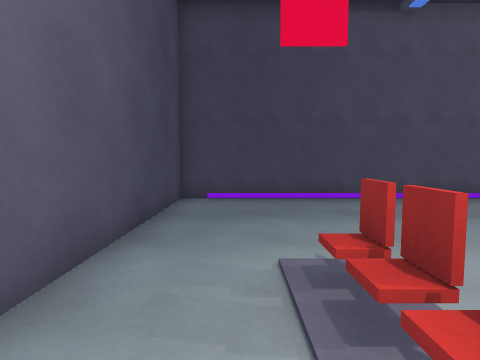
View 1 (above)

17 first-person views from a walk through a Unity game level. The camera is 1.2 m above the floor, tilts 4° down and sees 80° across. The floor is counted in squares, 1 m on a side. Each view is taken from the middle of a square. On the plan, view 1 faces up. The plan holds only what a view shows up to about 13 squares ahead; the rest is blank. The place goes on beyond the plan. The player character is not drawn.

View 2
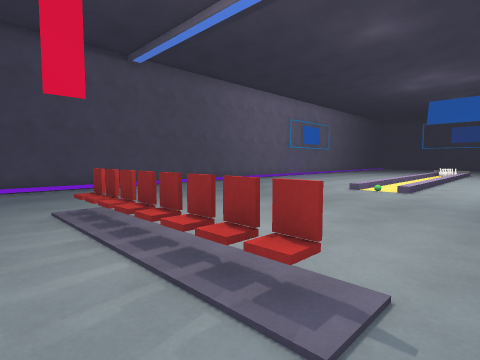

View 3
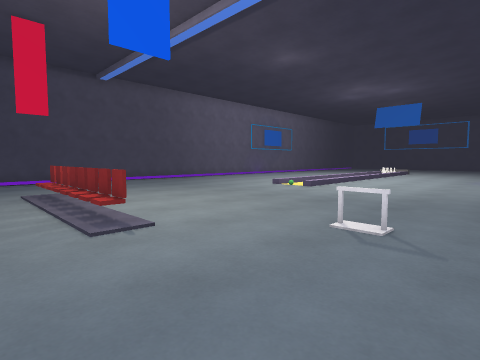

View 4
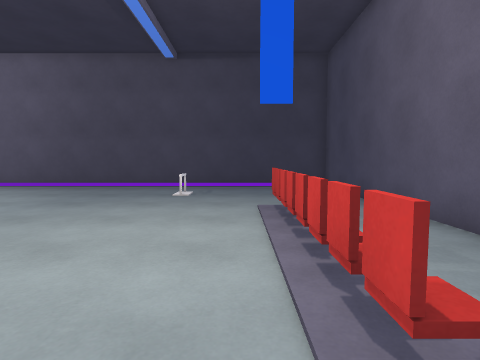

View 5
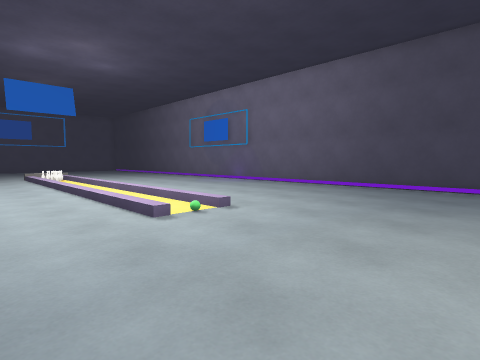

View 6
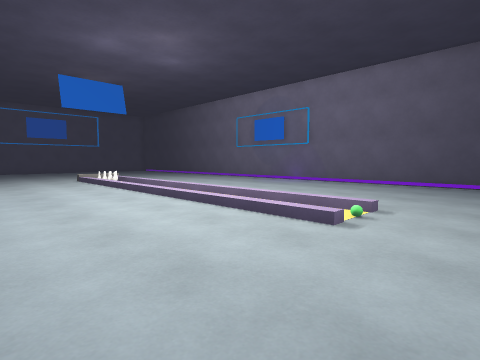

View 7
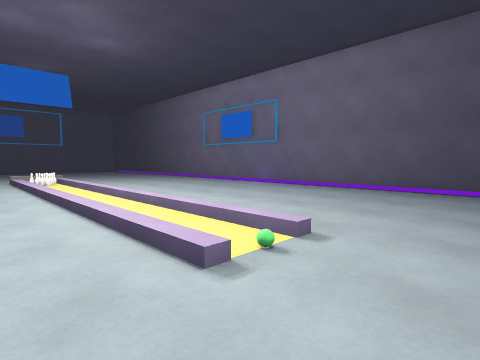

View 8
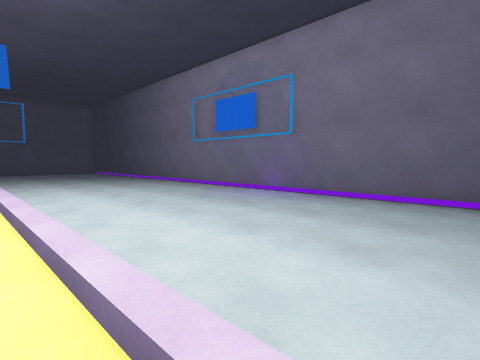

View 9
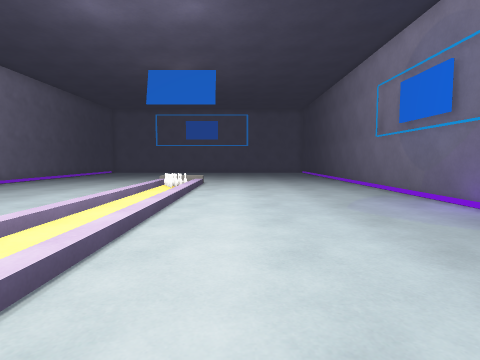

View 10
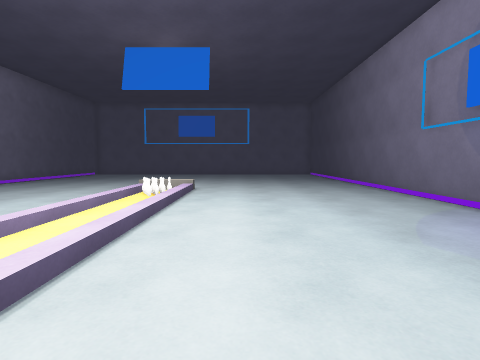

View 11
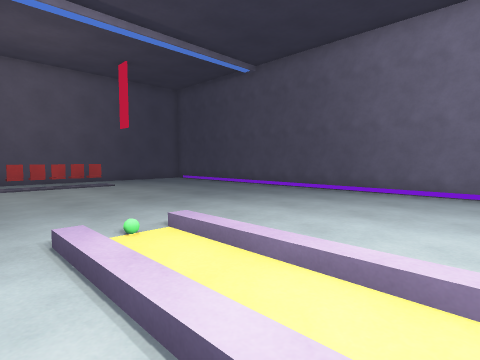

View 12
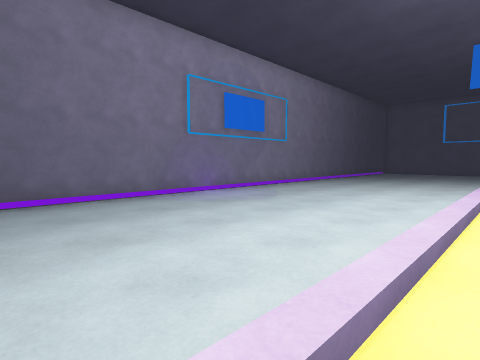

View 13
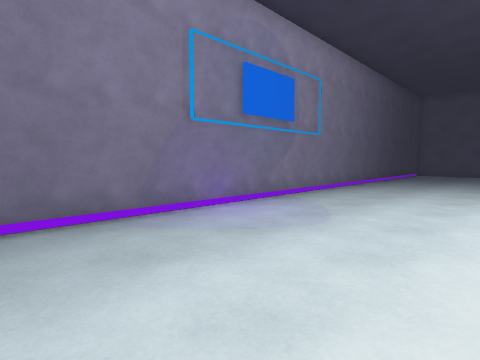

View 14
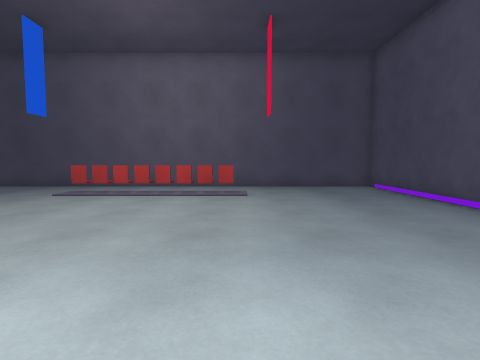

View 15
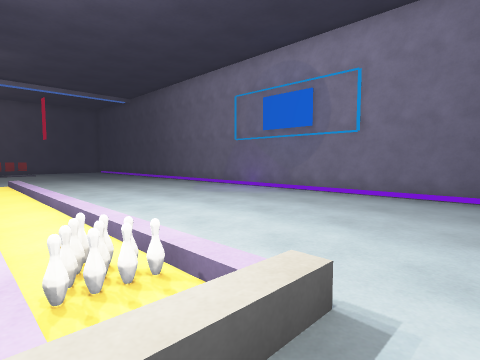

View 16
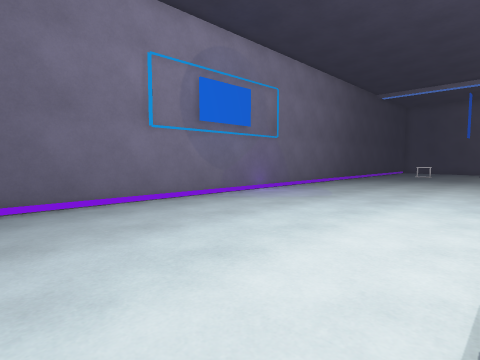

View 17
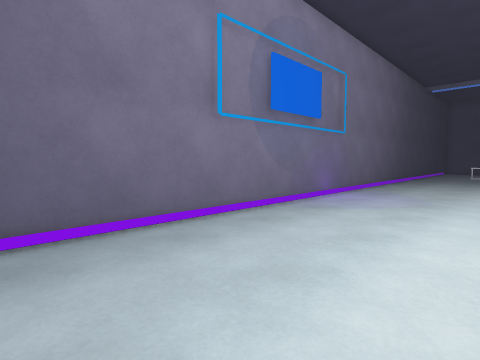

### Floor plan
Key: @ floor where view 1 was taken; # wall or solid block; x gap in a wall; . floor; / step, stairs or slope; O other object.
Columns run from 2 left of view 1 to 27 right of it. Each row starts with its distance up from view 1.
  9 #############################
  8 #............................
  7 #.............................
  6 #.............................
  5 #.............................
  4 #.............................
  3 #.............................
  2 #..x..........................
  1 #..x.........////////////////.
  0 #.@......................OO./
 -1 #..x.........////////////////.
 -2 #..x..........................
 -3 #.............................
 -4 #.............................
 -5 #.............................
 -6 #.....O.......................
 -7 #.............................
 -8 #. ...........................
 -9 ##############################

Where each view was taken, in squares from view 1:
view 1: 0 up, 0 right, facing up
view 2: 4 down, 1 left, facing up-right
view 3: 8 down, 1 left, facing up-right
view 4: 4 up, 2 right, facing down
view 5: 4 up, 5 right, facing down-right
view 6: 6 up, 8 right, facing down-right
view 7: 3 up, 8 right, facing down-right
view 8: 0 up, 11 right, facing down-right
view 9: 3 down, 11 right, facing right
view 10: 3 down, 14 right, facing right
view 11: 2 down, 15 right, facing up-left
view 12: 0 up, 11 right, facing up-right
view 13: 3 up, 13 right, facing up-right
view 14: 3 up, 11 right, facing left
view 15: 1 down, 27 right, facing up-left
view 16: 1 down, 27 right, facing down-left
view 17: 4 down, 27 right, facing down-left
